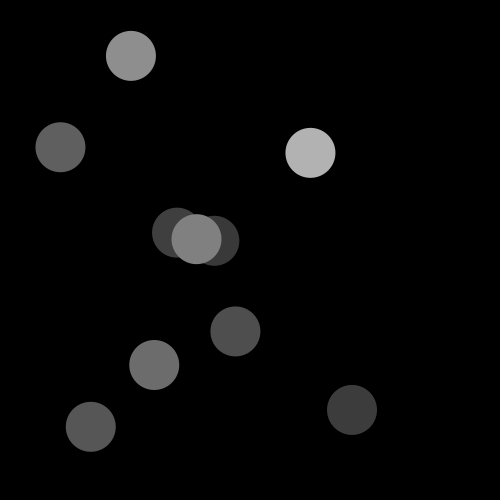
Frame 1 (no input)
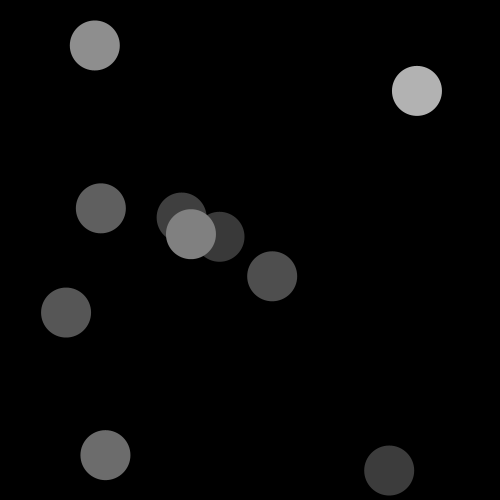
Frame 60 (the mouse pressed at the canvas centre just before this capture)
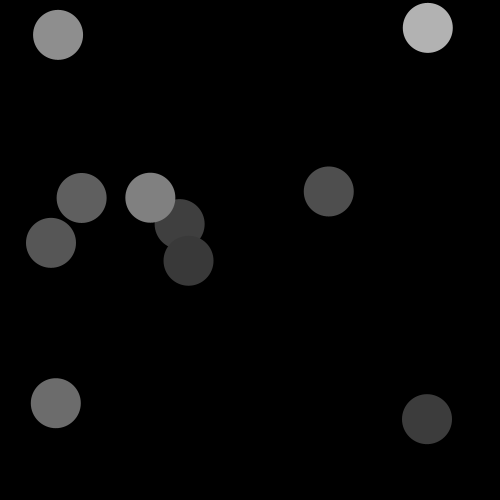
Frame 120 (the mouse held since frame 60 and released just before this capture)

The Processing sketch that drew these frames (run headless with seeded random() and noise(); from frame 60 on, the mouse is pressed at the canvas centre):

// Processing sketch: ball_aufgabe
// ── ball_aufgabe.pde
Ball[] b = new Ball[10];

void setup() {
  size(500, 500);
  for (int i = 0; i < b.length; i++) {
    b[i] = new Ball();
  }
}



void draw() {
  background(0);
  for (int i = 0; i < b.length; i++) {
    b[i].update();
    b[i].kollision(b);
    b[i].render();
  }
}

// ── Ball.pde
class Ball {
  float xpos, ypos;
  int size, col;
  PVector vec = new PVector();


  Ball() {
    size = 50;
    xpos = random(size, width-size);
    ypos = random(size, height-size);
    vec.x = random(-2, 2);
    vec.y = random(-2, 2);
    col = int(random(50, 200));
  }

  void render() {
    noStroke();
    fill(col);
    ellipse(xpos, ypos, size, size);
  }

  void update() {
    xpos = xpos + vec.x;
    ypos = ypos + vec.y;

    if (xpos <= 0 + size/2 || xpos >= width - size/2 ) {
      vec.x = -vec.x;
    }
    if (ypos <= 0 + size/2 || ypos >= width - size/2 ) {
      vec.y = -vec.y;
    }
  }

  void kollision(Ball[] b) {
    for (int i = 0; i < b.length; i++) {
      if (this.xpos != b[i].xpos && this.ypos != b[i].ypos) { // check for self collision
        if (dist(this.xpos, this.ypos, b[i].xpos, b[i].ypos) < this.size) {
          b[i].vec.x = -b[i].vec.x;
          b[i].vec.y = -b[i].vec.y;
          this.vec.x = -this.vec.x;
          this.vec.y = -this.vec.y;
        }
      }
    }
  }
}
